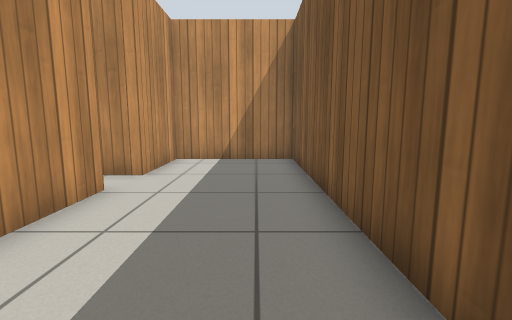
View 1 (above)

12 first-person views from a walk through a Gazebo world. The camera is 0.72 m above the floor, tilts 8° down and sees 85° across. The floor is counted in squares, 0.5 m on a side. Each view is taken from the middle of a square. On the plan, view 1 faces up. The plan holds only what a view shows up to about 14 squares ahead; the rest is blank. Simple patterns stand in for the simulator's built-in surfaces.

View 2
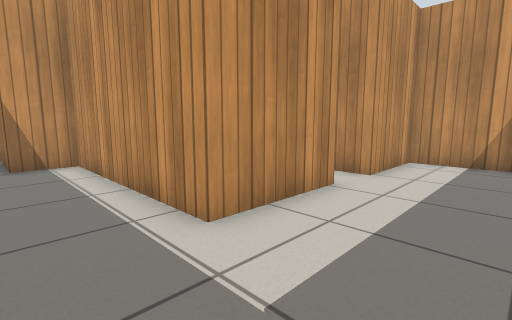

View 3
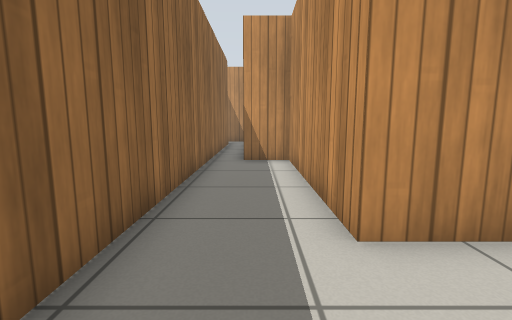

View 4
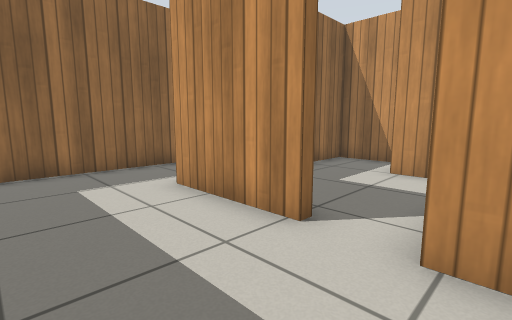

View 5
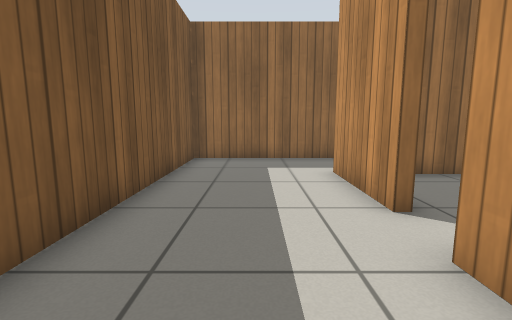

View 6
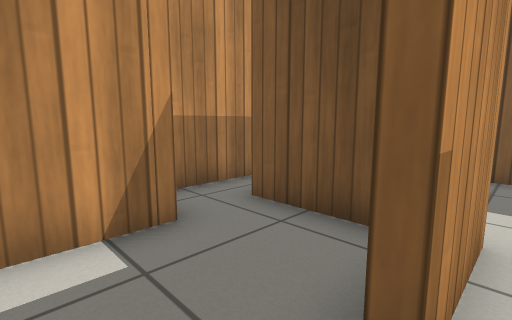

View 7
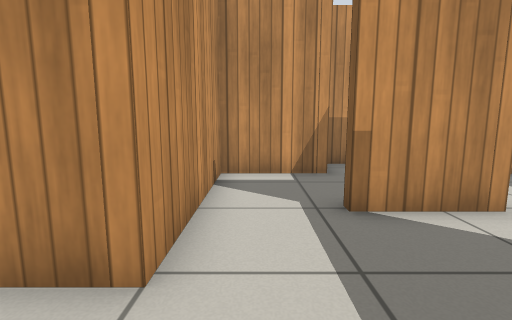

View 8
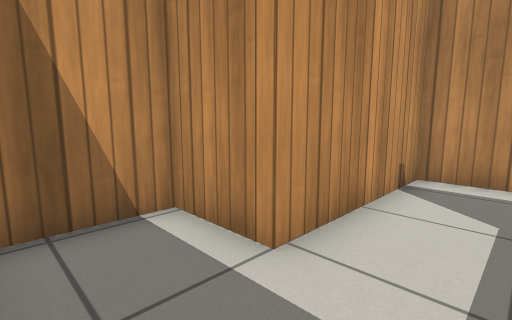

View 9
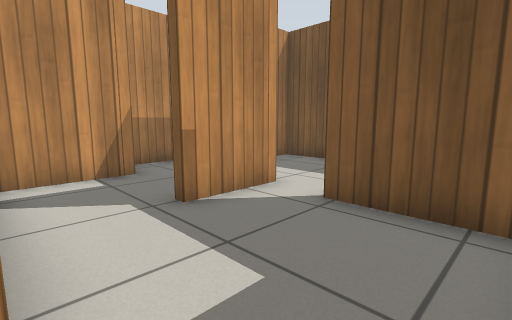

View 10
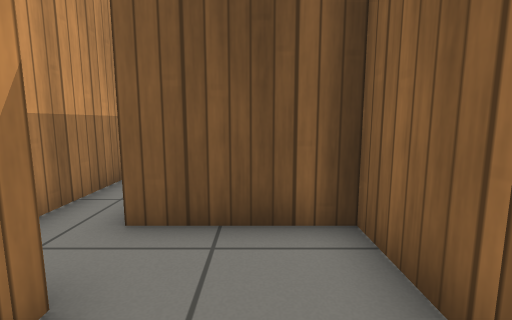

View 11
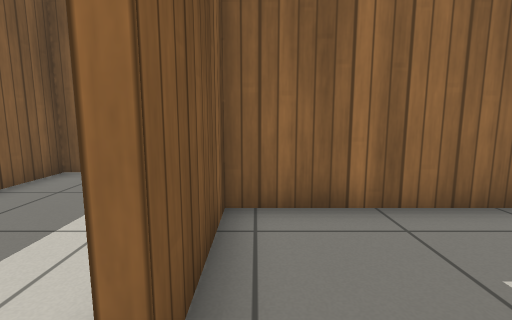

View 12
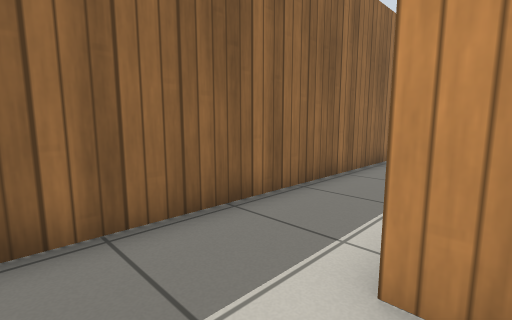

### Floor plan
Ten units are one square. View 1 is at (0, 0); x grows to the right and y downward. Boxes are objects, and circles mark ways between rooms. Rooms are numbered by the first view taken in them; rooms with no view inside come last. Other rooms are left out.
<svg viewBox="-107 -115 126 127">
<path fill="none" stroke="#000" d="M-32 -58 -32 -22 -102 -22 -102 -6M-95 7 14 7 14 -106 -30 -106 -30 -73M-80 -75 -80 -53 -102 -53 -102 -25 -35 -25 -35 -58M-30 -73 -56 -73M-50 -106 -80 -106 -80 -75M-56 -76 -33 -76 -33 -109"/>
<circle cx="-30" cy="-65" r="3" fill="#2a7"/>
<circle cx="-65" cy="-80" r="3" fill="#2a7"/>
<circle cx="-50" cy="-95" r="3" fill="#2a7"/>
<text x="-20" y="-40">1</text>
<text x="-60" y="-50">2</text>
<text x="-70" y="-90">3</text>
<text x="-50" y="-100">4</text>
</svg>
Room 1 opens to room 2. Room 2 opens to room 3. Room 3 opens to room 4.

Where each view was taken, in squares from view 1:
view 1: 0 up, 0 right, facing up
view 2: 0 up, 0 right, facing up-left
view 3: 1 up, 0 right, facing left
view 4: 8 up, 0 right, facing down-left
view 5: 10 up, 1 left, facing down
view 6: 7 up, 7 left, facing up-right
view 7: 3 up, 7 left, facing up
view 8: 3 up, 6 left, facing up-left
view 9: 3 up, 8 left, facing up-right
view 10: 9 up, 7 left, facing right
view 11: 7 up, 4 left, facing down
view 12: 3 up, 1 left, facing down-left
